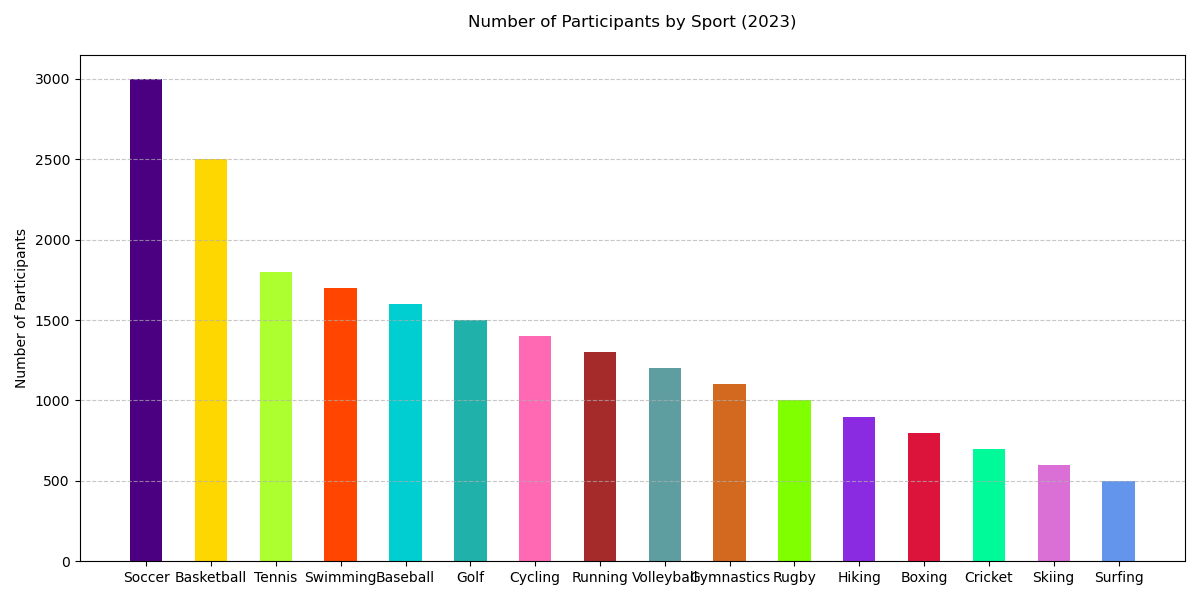

Generate this figure with Python:

import matplotlib.pyplot as plt

# Data
sports = ['Soccer', 'Basketball', 'Tennis', 'Swimming', 'Baseball',
          'Golf', 'Cycling', 'Running', 'Volleyball', 'Gymnastics',
          'Rugby', 'Hiking', 'Boxing', 'Cricket', 'Skiing', 'Surfing']
participants = [3000, 2500, 1800, 1700, 1600, 
                1500, 1400, 1300, 1200, 1100, 
                1000, 900, 800, 700, 600, 500]

# Create vertical bar chart
plt.figure(figsize=(12, 6))  # Change width and height of the chart
colors = ['#4B0082', '#FFD700', '#ADFF2F', '#FF4500', '#00CED1', 
          '#20B2AA', '#FF69B4', '#A52A2A', '#5F9EA0', '#D2691E', 
          '#7FFF00', '#8A2BE2', '#DC143C', '#00FA9A', '#DA70D6', '#6495ED']

plt.bar(sports, participants, color=colors, width=0.5)  # Change direction of chart and bar width

# Customizing the plot
plt.ylabel('Number of Participants')
plt.title('Number of Participants by Sport (2023)', pad=20)
plt.grid(axis='y', linestyle='--', alpha=0.7)

plt.tight_layout()
plt.show()
